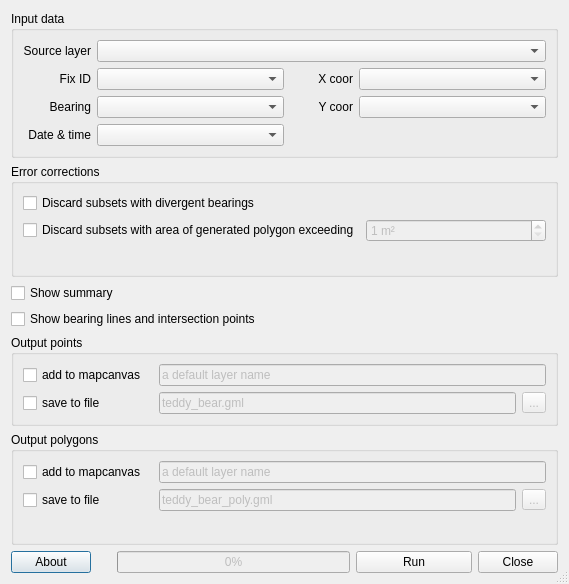
<?xml version="1.0" encoding="UTF-8"?>
<ui version="4.0">
 <class>TriangulationDialog</class>
 <widget class="QDialog" name="TriangulationDialog">
  <property name="enabled">
   <bool>true</bool>
  </property>
  <property name="geometry">
   <rect>
    <x>0</x>
    <y>0</y>
    <width>569</width>
    <height>584</height>
   </rect>
  </property>
  <property name="focusPolicy">
   <enum>Qt::NoFocus</enum>
  </property>
  <property name="windowTitle">
   <string>AniMove: Triangulation</string>
  </property>
  <property name="locale">
   <locale language="English" country="UnitedStates"/>
  </property>
  <property name="sizeGripEnabled">
   <bool>true</bool>
  </property>
  <layout class="QGridLayout" name="gridLayout_5">
   <item row="0" column="0" colspan="2">
    <widget class="QGroupBox" name="groupBox_3">
     <property name="title">
      <string>Input data</string>
     </property>
     <layout class="QGridLayout" name="gridLayout_3">
      <item row="3" column="1">
       <widget class="QComboBox" name="cmbFixIdField">
        <property name="sizePolicy">
         <sizepolicy hsizetype="Preferred" vsizetype="Fixed">
          <horstretch>3</horstretch>
          <verstretch>0</verstretch>
         </sizepolicy>
        </property>
       </widget>
      </item>
      <item row="3" column="2">
       <widget class="QLabel" name="label">
        <property name="sizePolicy">
         <sizepolicy hsizetype="Preferred" vsizetype="Preferred">
          <horstretch>1</horstretch>
          <verstretch>0</verstretch>
         </sizepolicy>
        </property>
        <property name="text">
         <string>X coor</string>
        </property>
        <property name="alignment">
         <set>Qt::AlignRight|Qt::AlignTrailing|Qt::AlignVCenter</set>
        </property>
        <property name="buddy">
         <cstring>cmbXField</cstring>
        </property>
       </widget>
      </item>
      <item row="3" column="3">
       <widget class="QComboBox" name="cmbXField">
        <property name="sizePolicy">
         <sizepolicy hsizetype="Preferred" vsizetype="Fixed">
          <horstretch>3</horstretch>
          <verstretch>0</verstretch>
         </sizepolicy>
        </property>
       </widget>
      </item>
      <item row="4" column="0">
       <widget class="QLabel" name="label_8">
        <property name="text">
         <string>Bearing</string>
        </property>
        <property name="alignment">
         <set>Qt::AlignRight|Qt::AlignTrailing|Qt::AlignVCenter</set>
        </property>
        <property name="buddy">
         <cstring>cmbBearingField</cstring>
        </property>
       </widget>
      </item>
      <item row="4" column="1">
       <widget class="QComboBox" name="cmbBearingField"/>
      </item>
      <item row="4" column="2">
       <widget class="QLabel" name="label_9">
        <property name="text">
         <string>Y coor</string>
        </property>
        <property name="alignment">
         <set>Qt::AlignRight|Qt::AlignTrailing|Qt::AlignVCenter</set>
        </property>
        <property name="buddy">
         <cstring>cmbYField</cstring>
        </property>
       </widget>
      </item>
      <item row="4" column="3">
       <widget class="QComboBox" name="cmbYField"/>
      </item>
      <item row="3" column="0">
       <widget class="QLabel" name="label_7">
        <property name="sizePolicy">
         <sizepolicy hsizetype="Preferred" vsizetype="Preferred">
          <horstretch>1</horstretch>
          <verstretch>0</verstretch>
         </sizepolicy>
        </property>
        <property name="text">
         <string>Fix ID</string>
        </property>
        <property name="alignment">
         <set>Qt::AlignRight|Qt::AlignTrailing|Qt::AlignVCenter</set>
        </property>
        <property name="buddy">
         <cstring>cmbFixIdField</cstring>
        </property>
       </widget>
      </item>
      <item row="0" column="0">
       <widget class="QLabel" name="label_6">
        <property name="text">
         <string>Source layer</string>
        </property>
        <property name="alignment">
         <set>Qt::AlignRight|Qt::AlignTrailing|Qt::AlignVCenter</set>
        </property>
        <property name="buddy">
         <cstring>cmbInLayer</cstring>
        </property>
       </widget>
      </item>
      <item row="0" column="1" colspan="3">
       <widget class="QComboBox" name="cmbInLayer"/>
      </item>
      <item row="5" column="1">
       <widget class="QComboBox" name="cmbDateTimeField"/>
      </item>
      <item row="5" column="0">
       <widget class="QLabel" name="label_2">
        <property name="text">
         <string>Date &amp;&amp; time</string>
        </property>
        <property name="alignment">
         <set>Qt::AlignRight|Qt::AlignTrailing|Qt::AlignVCenter</set>
        </property>
        <property name="buddy">
         <cstring>cmbDateTimeField</cstring>
        </property>
       </widget>
      </item>
     </layout>
    </widget>
   </item>
   <item row="6" column="0" colspan="2">
    <widget class="QGroupBox" name="groupBox">
     <property name="toolTip">
      <string>select the first checkbox only to add a memory layer to mapcanvas, 
the second checkbox only to save the output to disk, 
or both checkboxes to save to file and then load it to the canvas</string>
     </property>
     <property name="title">
      <string>Output points</string>
     </property>
     <layout class="QGridLayout" name="gridLayout">
      <item row="0" column="0">
       <widget class="QCheckBox" name="ckbAddPointsToCanvas">
        <property name="toolTip">
         <string/>
        </property>
        <property name="text">
         <string>add to mapcanvas</string>
        </property>
       </widget>
      </item>
      <item row="0" column="2" colspan="2">
       <widget class="QLineEdit" name="linePointLayerName">
        <property name="enabled">
         <bool>false</bool>
        </property>
        <property name="text">
         <string>a default layer name</string>
        </property>
       </widget>
      </item>
      <item row="1" column="0" colspan="2">
       <widget class="QCheckBox" name="ckbSavePoints">
        <property name="toolTip">
         <string/>
        </property>
        <property name="text">
         <string>save to file</string>
        </property>
       </widget>
      </item>
      <item row="1" column="2">
       <widget class="QLineEdit" name="linePointFileName">
        <property name="enabled">
         <bool>false</bool>
        </property>
        <property name="text">
         <string>teddy_bear.gml</string>
        </property>
       </widget>
      </item>
      <item row="1" column="3">
       <widget class="QToolButton" name="butPointFileName">
        <property name="enabled">
         <bool>false</bool>
        </property>
        <property name="text">
         <string>...</string>
        </property>
       </widget>
      </item>
     </layout>
    </widget>
   </item>
   <item row="8" column="0" colspan="2">
    <layout class="QHBoxLayout">
     <item>
      <widget class="QPushButton" name="butAbout">
       <property name="text">
        <string>About</string>
       </property>
      </widget>
     </item>
     <item>
      <spacer name="horizontalSpacer_3">
       <property name="orientation">
        <enum>Qt::Horizontal</enum>
       </property>
       <property name="sizeType">
        <enum>QSizePolicy::Fixed</enum>
       </property>
       <property name="sizeHint" stdset="0">
        <size>
         <width>20</width>
         <height>20</height>
        </size>
       </property>
      </spacer>
     </item>
     <item>
      <widget class="QProgressBar" name="progressBar">
       <property name="enabled">
        <bool>false</bool>
       </property>
       <property name="sizePolicy">
        <sizepolicy hsizetype="Expanding" vsizetype="Fixed">
         <horstretch>2</horstretch>
         <verstretch>0</verstretch>
        </sizepolicy>
       </property>
       <property name="maximum">
        <number>100</number>
       </property>
       <property name="value">
        <number>0</number>
       </property>
      </widget>
     </item>
     <item>
      <widget class="QPushButton" name="butRun">
       <property name="enabled">
        <bool>true</bool>
       </property>
       <property name="sizePolicy">
        <sizepolicy hsizetype="Expanding" vsizetype="Fixed">
         <horstretch>1</horstretch>
         <verstretch>0</verstretch>
        </sizepolicy>
       </property>
       <property name="text">
        <string>Run</string>
       </property>
      </widget>
     </item>
     <item>
      <widget class="QDialogButtonBox" name="buttonBox">
       <property name="sizePolicy">
        <sizepolicy hsizetype="Maximum" vsizetype="Fixed">
         <horstretch>0</horstretch>
         <verstretch>0</verstretch>
        </sizepolicy>
       </property>
       <property name="standardButtons">
        <set>QDialogButtonBox::Close</set>
       </property>
      </widget>
     </item>
    </layout>
   </item>
   <item row="7" column="0" colspan="2">
    <widget class="QGroupBox" name="groupBox_2">
     <property name="toolTip">
      <string>select the first checkbox only to add a memory layer to mapcanvas, 
the second checkbox only to save the output to disk, 
or both checkboxes to save to file and then load it to the canvas</string>
     </property>
     <property name="title">
      <string>Output polygons</string>
     </property>
     <layout class="QGridLayout" name="gridLayout_2">
      <item row="0" column="0">
       <widget class="QCheckBox" name="ckbAddPolygonsToCanvas">
        <property name="toolTip">
         <string/>
        </property>
        <property name="text">
         <string>add to mapcanvas</string>
        </property>
       </widget>
      </item>
      <item row="0" column="2" colspan="2">
       <widget class="QLineEdit" name="linePolygonLayerName">
        <property name="enabled">
         <bool>false</bool>
        </property>
        <property name="text">
         <string>a default layer name</string>
        </property>
       </widget>
      </item>
      <item row="1" column="0" colspan="2">
       <widget class="QCheckBox" name="ckbSavePolygons">
        <property name="toolTip">
         <string/>
        </property>
        <property name="text">
         <string>save to file</string>
        </property>
       </widget>
      </item>
      <item row="1" column="2">
       <widget class="QLineEdit" name="linePolygonFileName">
        <property name="enabled">
         <bool>false</bool>
        </property>
        <property name="text">
         <string>teddy_bear_poly.gml</string>
        </property>
       </widget>
      </item>
      <item row="1" column="3">
       <widget class="QToolButton" name="butPolygonFileName">
        <property name="enabled">
         <bool>false</bool>
        </property>
        <property name="text">
         <string>...</string>
        </property>
       </widget>
      </item>
      <item row="2" column="0" colspan="4">
       <spacer name="verticalSpacer_4">
        <property name="orientation">
         <enum>Qt::Vertical</enum>
        </property>
        <property name="sizeHint" stdset="0">
         <size>
          <width>20</width>
          <height>10</height>
         </size>
        </property>
       </spacer>
      </item>
     </layout>
    </widget>
   </item>
   <item row="1" column="0" colspan="2">
    <widget class="QGroupBox" name="groupBox_4">
     <property name="minimumSize">
      <size>
       <width>0</width>
       <height>0</height>
      </size>
     </property>
     <property name="title">
      <string>Error corrections</string>
     </property>
     <layout class="QGridLayout" name="gridLayout_4">
      <item row="3" column="0" colspan="2">
       <spacer name="verticalSpacer_3">
        <property name="orientation">
         <enum>Qt::Vertical</enum>
        </property>
        <property name="sizeType">
         <enum>QSizePolicy::Expanding</enum>
        </property>
        <property name="sizeHint" stdset="0">
         <size>
          <width>61</width>
          <height>10</height>
         </size>
        </property>
       </spacer>
      </item>
      <item row="1" column="0">
       <widget class="QCheckBox" name="ckbDiscardTooBigAreas">
        <property name="text">
         <string>Discard subsets with area of generated polygon exceeding</string>
        </property>
       </widget>
      </item>
      <item row="1" column="1">
       <widget class="QSpinBox" name="sbAreaThreshold">
        <property name="enabled">
         <bool>false</bool>
        </property>
        <property name="suffix">
         <string> m²</string>
        </property>
        <property name="minimum">
         <number>1</number>
        </property>
        <property name="maximum">
         <number>999999</number>
        </property>
       </widget>
      </item>
      <item row="0" column="0" colspan="2">
       <widget class="QCheckBox" name="ckbDiscardDivergent">
        <property name="toolTip">
         <string> Check this option to discard whole subset if any of bearing pairs
 is divergent. Otherwise, only that pair is discarded and the location
 is computed using all remaining combinations.</string>
        </property>
        <property name="text">
         <string>Discard subsets with divergent bearings</string>
        </property>
       </widget>
      </item>
     </layout>
    </widget>
   </item>
   <item row="2" column="0">
    <widget class="QCheckBox" name="ckbShowSummary">
     <property name="text">
      <string>Show summary</string>
     </property>
    </widget>
   </item>
   <item row="3" column="0">
    <widget class="QCheckBox" name="ckbShowLines">
     <property name="text">
      <string>Show bearing lines and intersection points</string>
     </property>
    </widget>
   </item>
  </layout>
 </widget>
 <tabstops>
  <tabstop>cmbInLayer</tabstop>
  <tabstop>cmbFixIdField</tabstop>
  <tabstop>cmbBearingField</tabstop>
  <tabstop>cmbDateTimeField</tabstop>
  <tabstop>cmbXField</tabstop>
  <tabstop>cmbYField</tabstop>
  <tabstop>ckbDiscardDivergent</tabstop>
  <tabstop>ckbDiscardTooBigAreas</tabstop>
  <tabstop>sbAreaThreshold</tabstop>
  <tabstop>ckbShowSummary</tabstop>
  <tabstop>ckbShowLines</tabstop>
  <tabstop>ckbAddPointsToCanvas</tabstop>
  <tabstop>linePointLayerName</tabstop>
  <tabstop>ckbSavePoints</tabstop>
  <tabstop>linePointFileName</tabstop>
  <tabstop>butPointFileName</tabstop>
  <tabstop>ckbAddPolygonsToCanvas</tabstop>
  <tabstop>linePolygonLayerName</tabstop>
  <tabstop>ckbSavePolygons</tabstop>
  <tabstop>linePolygonFileName</tabstop>
  <tabstop>butPolygonFileName</tabstop>
  <tabstop>butAbout</tabstop>
  <tabstop>butRun</tabstop>
 </tabstops>
 <connections>
  <connection>
   <sender>butRun</sender>
   <signal>released()</signal>
   <receiver>TriangulationDialog</receiver>
   <slot>accept()</slot>
   <hints>
    <hint type="sourcelabel">
     <x>389</x>
     <y>500</y>
    </hint>
    <hint type="destinationlabel">
     <x>366</x>
     <y>400</y>
    </hint>
   </hints>
  </connection>
  <connection>
   <sender>ckbDiscardTooBigAreas</sender>
   <signal>toggled(bool)</signal>
   <receiver>sbAreaThreshold</receiver>
   <slot>setEnabled(bool)</slot>
   <hints>
    <hint type="sourcelabel">
     <x>387</x>
     <y>188</y>
    </hint>
    <hint type="destinationlabel">
     <x>461</x>
     <y>195</y>
    </hint>
   </hints>
  </connection>
  <connection>
   <sender>buttonBox</sender>
   <signal>rejected()</signal>
   <receiver>TriangulationDialog</receiver>
   <slot>reject()</slot>
   <hints>
    <hint type="sourcelabel">
     <x>516</x>
     <y>560</y>
    </hint>
    <hint type="destinationlabel">
     <x>284</x>
     <y>291</y>
    </hint>
   </hints>
  </connection>
 </connections>
</ui>
